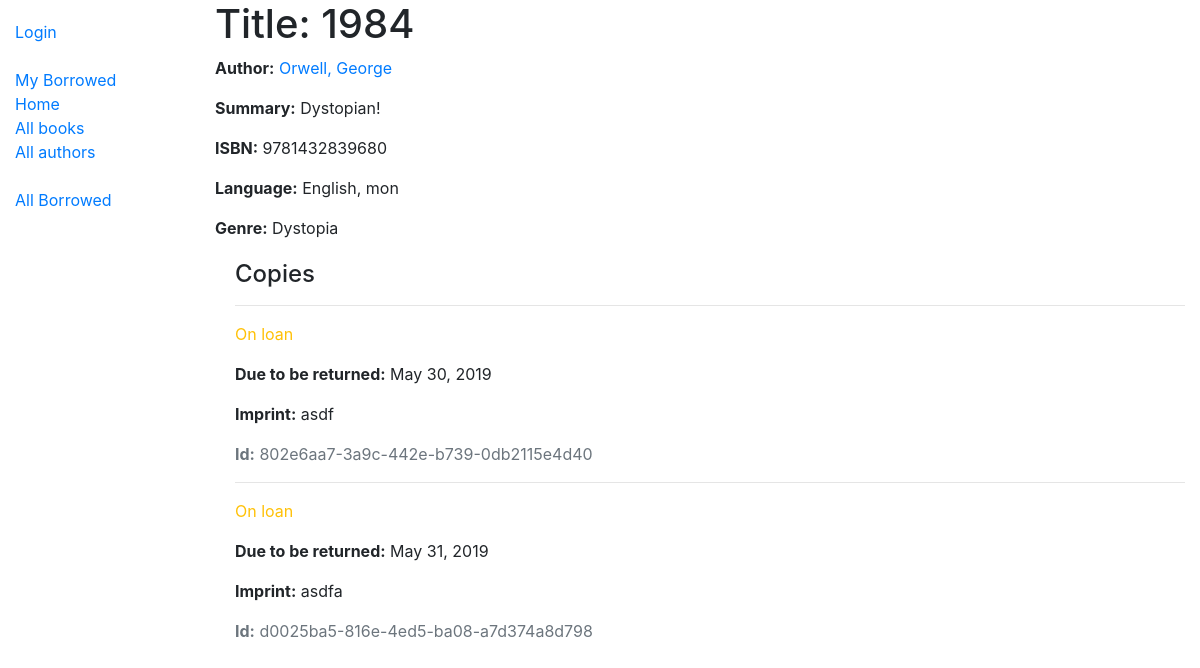
/catalog/book/2, run on an earlier commit of the app's database.
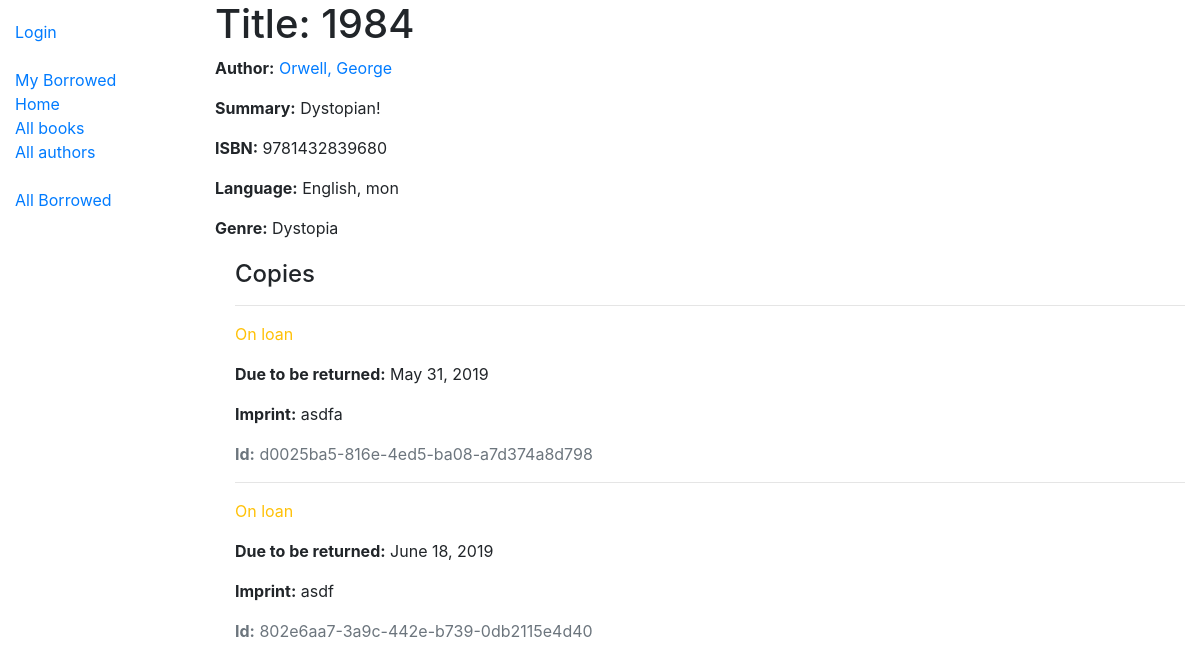
And on a later commit of the database.
### catalog/models.py (models this page shows, shortened)
class Genre(models.Model):
    name = models.CharField(
        max_length=200, help_text='Enter a book genre (e.g. Science Fiction)')
    def __str__(self):
        return self.name

class BookInstance(models.Model):
    id = models.UUIDField(primary_key=True, default=uuid.uuid4,
                          help_text='Unique ID for this particular book across whole library')
    book = models.ForeignKey('Book', on_delete=models.SET_NULL, null=True)
    imprint = models.CharField(max_length=200)
    due_back = models.DateField(null=True, blank=True)
    borrower = models.ForeignKey(
        User, on_delete=models.SET_NULL, null=True, blank=True)
    LOAN_STATUS = (
        ('m', 'Maintenance'),
        ('o', 'On loan'),
        ('a', 'Available'),
        ('r', 'Reserved'),
    )
    status = models.CharField(
        max_length=1,
        choices=LOAN_STATUS,
        blank=True,
        default='m',
        help_text='Book availability',
    )
    class Meta:
        ordering = ['due_back']
        permissions = (("can_mark_returned", "Set book as returned"),)

### catalog/views.py (the view)
# urls.py: path('book/<int:pk>', views.BookDetailView.as_view(), name='book-detail'),
class BookDetailView(generic.DetailView):
    model = Book

### catalog/models.py (called while the page is built)
    def __str__(self):
        return self.name

    def __str__(self):
        return f'{self.last_name}, {self.first_name}'

### catalog/templates/catalog/book_detail.html (shortened to what this page needs)
{% extends "base_generic.html" %}
{% block content %}
<h1>Title: {{ book.title }}</h1>
<p><strong>Author:</strong> <a href="{% url 'author-detail' book.author.pk %}">{{ book.author }}</a></p>
<p><strong>Summary:</strong> {{ book.summary }}</p>
<p><strong>ISBN:</strong> {{ book.isbn }}</p>
<p><strong>Language:</strong> {{ book.language }}</p>
<p><strong>Genre:</strong> {% for genre in book.genre.all %} {{ genre }}{% endfor %}</p>
<div style="margin-left:20px;margin-top:20px">
    <h4>Copies</h4>
    {% for copy in book.bookinstance_set.all %}
    <hr>
    <p
        class="{% if copy.status == 'a' %}text-success{% elif copy.status == 'm' %}text-danger{% else %}text-warning{% endif %}">
        {{ copy.get_status_display }}</p>
    {% if copy.status != 'a' %}
    <p><strong>Due to be returned:</strong> {{copy.due_back}}</p>
    {% endif %}
    <p><strong>Imprint:</strong> {{copy.imprint}}</p>
    <p class="text-muted"><strong>Id:</strong> {{copy.id}}</p>
    {% endfor %}
</div>
{% endblock %}

What changed in the data, as far as the page shows it:
shown differently, row unchanged: BookInstance "May 31, 2019": moves up the list
changed BookInstance "asdf": due_back "May 30, 2019" → "June 18, 2019"
